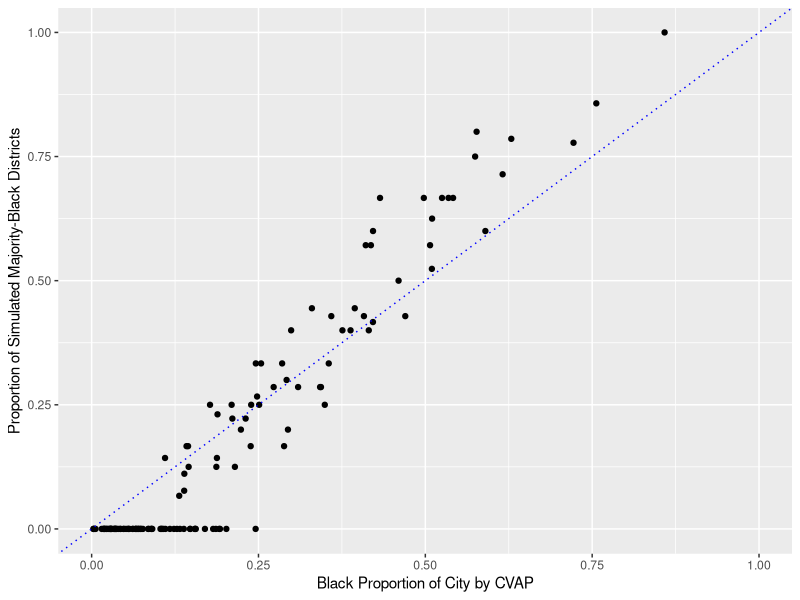

Recreate this plot in R. (Note: this script raises an error after producing the figure.)
library(dplyr)
library(ggplot2)
library(gridExtra)

df<-read.csv("./Compiled Results/full_data_for_models.csv")

df$black_viable_c<-ifelse(df$prop_black_c>(1/df$ndists), 1,0)
df$hisp_viable_c<-ifelse(df$prop_hisp_c>(1/df$ndists), 1,0)
df$white_viable_c<-ifelse(df$prop_white_c>(1/df$ndists), 1,0)
df$black_viable_v<-ifelse(df$prop_black_v>(1/df$ndists), 1,0)
df$hisp_viable_v<-ifelse(df$prop_hisp_v>(1/df$ndists), 1,0)
df$white_viable_v<-ifelse(df$prop_white_v>(1/df$ndists), 1,0)


#Proportion Against Simulation

# **** APPENDIX FIGURE 1 ***
prop_sim_b<-ggplot(data=df, aes(x=prop_black_c, y=actual_maj_blk_c))+ geom_point() + xlim(0,1)+ylim(0,1)+
  geom_abline(slope=1, intercept=0,linetype='dotted', col='blue')+ylab("Proportion of Simulated Majority-Black Districts")+xlab("Black Proportion of City by CVAP")

ggplot2::ggsave(path="./Figures/", filename="Figure_A1.tiff")


# **** APPENDIX FIGURE 2 ***
prop_sim_h<-ggplot(data=df, aes(x=prop_hisp_c, y=actual_maj_hisp_c))+ geom_point() + xlim(0,1)+ylim(0,1)+
  geom_abline(slope=1, intercept=0,linetype='dotted', col='blue')+ylab("Proportion of Simulated Majority-Hisp. Districts")+xlab("Hisp. Proportion of City by CVAP")

ggplot2::ggsave(path="./Figures/", filename="Figure_A2.tiff")


# **** APPENDIX FIGURE 3 ***
prop_sim_w<-ggplot(data=df, aes(x=prop_white_c, y=actual_maj_wht_c))+ geom_point() + xlim(0,1)+ylim(0,1)+
  geom_abline(slope=1, intercept=0,linetype='dotted', col='blue')+ylab("Proportion of Simulated Majority-White Districts")+xlab("White Proportion of City by CVAP")

grid.arrange(prop_sim_b, prop_sim_h, prop_sim_w ,nrow= 1)

ggplot2::ggsave(path="./Figures/", filename="Figure_A3.tiff")



# *** FIGURE 1 *** Proportion Against Actual

bprop<-ggplot(data=df, aes(x=prop_black_c, y=actual_maj_blk_c))+ geom_point()+
  coord_cartesian(xlim = c(0, 1), ylim = c(0, 1)) + 
  geom_abline(slope=1, intercept=0,linetype='dotted', col='blue')+
  scale_x_continuous(expand = c(0, 0))+
  scale_y_continuous(expand = c(0.005, 0.005))+
  ylab("Proportion of Majority-Black Districts")+xlab("Black Proportion of City by CVAP")+geom_smooth(method='lm', color='red', se=FALSE)

hprop<-ggplot(data=df, aes(x=prop_hisp_c, y=actual_maj_hisp_c))+ geom_point()+
  coord_cartesian(xlim = c(0, 1), ylim = c(0, 1)) + 
  geom_abline(slope=1, intercept=0,linetype='dotted', col='blue')+
  scale_x_continuous(expand = c(0, 0))+
  scale_y_continuous(expand = c(0.005, 0.005))+
  ylab("Proportion of Majority-Hisp. Districts")+xlab("Hisp. Proportion of City by CVAP")+geom_smooth(method='lm', color='red', se=FALSE)


# wprop<-ggplot(data=df, aes(x=prop_white_c, y=actual_maj_wht_c))+ geom_point() +xlim(0,1)+ylim(0,1)+
#   geom_abline(slope=1, intercept=0,linetype='dotted', col='blue')+ylab("Proportion of Majority-White Districts")+xlab("White Proportion of City by CVAP")
# 
# aprop<-ggplot(data=df, aes(x=prop_asian_c, y=actual_maj_asn_c))+ geom_point() +xlim(0,1)+ylim(0,1)+
#   geom_abline( slope=1, intercept=0,linetype='dotted', col='blue')+ylab("Proportion of Majority-Asian Districts")+xlab("Asian Proportion of City by CVAP")


grid.arrange(bprop, hprop, nrow = 1)

ggplot2::ggsave(path="./Figures/", filename="Figure_1.tiff")

# **** FIGURE 2 ***** Segregation Against Actual

bseg<-ggplot(data=df%>%filter(black_viable_c==1 & !(is.na(black_seg_c))), aes(x=black_seg_c, y=actual_maj_blk_c))+ geom_point() +xlim(0,1)+ylim(0,1)+
  ylab("Proportion of Majority-Black Districts")+xlab("Black Dissimilarity Index")+
  geom_smooth(method = "lm", formula=y~x, fill='darkred')

hseg<-ggplot(data=df%>%filter(hisp_viable_c==1 & !(is.na(hisp_seg_c))), aes(x=hisp_seg, y=actual_maj_hisp_c))+ geom_point() +xlim(0,1)+ylim(0,1)+
  geom_smooth(method = "lm", formula=y~x, fill='darkred')+
  ylab("Proportion of Majority-Hisp. Districts")+xlab("Hisp. Dissimilarity Index")

# wseg<-ggplot(data=df%>%filter(white_viable_c==1), aes(x=white_seg, y=actual_maj_wht_c))+ geom_point() +xlim(0,1)+ylim(0,1)+
#   geom_smooth(method = "lm", formula=y~x, fill='darkred')+
#   ylab("Proportion of Majority-White Districts")+xlab("White Dissimilarity Index")
# 
# aseg<-ggplot(data=df, aes(x=asian_seg, y=actual_maj_asn_c))+ geom_point() +xlim(0,1)+ylim(0,1)+
#   geom_smooth(method = "lm", formula=y~x, fill='darkred')+
#   ylab("Proportion of Majority-Asian Districts")+xlab("Asian Dissimilarity Index")

grid.arrange(bseg, hseg, nrow = 1)

ggplot2::ggsave(path="./Figures/", filename="Figure_2.tiff")


#  *** FIGURE 3 **** Simulation Against Actual

bsim<-ggplot(data=df, aes(x= majority_black_c_median, y=actual_maj_blk_c))+ geom_point() + xlim(0,1)+ylim(0,1)+
  geom_abline(slope=1, intercept=0,linetype='dotted', col='blue')+ylab("Proportion of Majority-Black Districts Implemented")+xlab("Prop. Black-Majority Simulated")

hsim<-ggplot(data=df, aes(x=majority_hisp_c_median, y=actual_maj_hisp_c))+ geom_point() +xlim(0,1)+ylim(0,1)+
  geom_abline(slope=1, intercept=0,linetype='dotted', col='blue')+ylab("Proportion of Majority-Hisp. Districts Implemented")+xlab("Prop. Hisp.-Majority Simulated")

wsim<-ggplot(data=df, aes(x=majority_white_c_median, y=actual_maj_wht_c))+ geom_point() +xlim(0,1)+ylim(0,1)+
  geom_abline(slope=1, intercept=0,linetype='dotted', col='blue')+ylab("Proportion of Majority-White Districts Implemented")+xlab("Prop. White-Majority Simulated")

grid.arrange(bsim, hsim, nrow = 1)

ggplot2::ggsave(path="./Figures/", filename="Figure_3.tiff")

